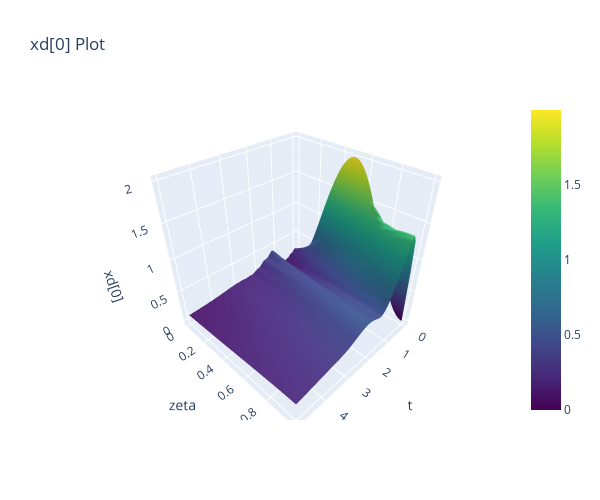
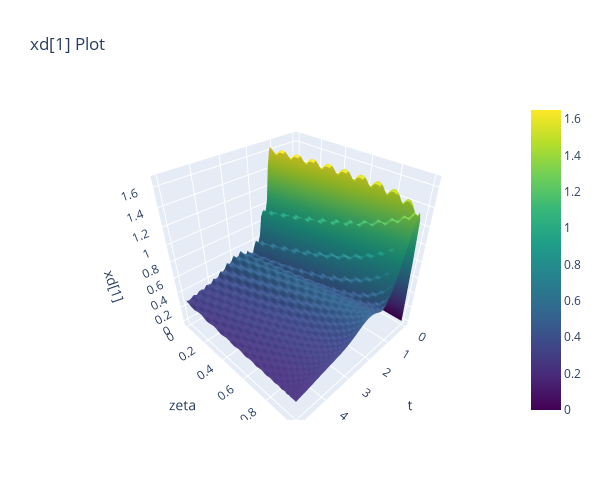

The cell these charts' notebook holds for them, in order:
### Code cell
# Create z_grid and t_grid for meshgrid
z_grid, t_grid = np.meshgrid(t_eval_d, zeta)

# Create data traces for xd[0]
xd0_trace = go.Surface(x=z_grid, y=t_grid, z=xd[0], colorscale='Viridis', name='xd[0]')

# Create a layout for xd[0] plot
xd0_layout = go.Layout(
    scene=dict(
        xaxis=dict(title='t'),
        yaxis=dict(title='zeta'),
        zaxis=dict(title='xd[0]')
    ),
    title='xd[0] Plot',
    width=600,
    height=500,
)

# Create a figure for xd[0] plot
xd0_fig = go.Figure(data=[xd0_trace], layout=xd0_layout)

# Plot xd[0] figure
xd0_fig.show()


# Create data traces for xd[1]
xd1_trace = go.Surface(x=z_grid, y=t_grid, z=xd[1], colorscale='Viridis', name='xd[1]')

# Create a layout for xd[1] plot
xd1_layout = go.Layout(
    scene=dict(
        xaxis=dict(title='t'),
        yaxis=dict(title='zeta'),
        zaxis=dict(title='xd[1]')
    ),
    title='xd[1] Plot',
    width=600,
    height=500,
)

# Create a figure for xd[1] plot
xd1_fig = go.Figure(data=[xd1_trace], layout=xd1_layout)

# Plot xd[1] figure
xd1_fig.show()

### Figure 1 — Plotly figure (JSON) as saved in the notebook; plotly's stock layout.template omitted (floating-point values rounded to 4 significant figures; data arrays with more than 128 entries replaced by an {"elided": "..."} marker saying what was removed)
{"data": [{"colorscale": [[0, "#440154"], [0.1111, "#482878"], [0.2222, "#3e4989"], [0.3333, "#31688e"], [0.4444, "#26828e"], [0.5556, "#1f9e89"], [0.6667, "#35b779"], [0.7778, "#6ece58"], [0.8889, "#b5de2b"], [1, "#fde725"]], "name": "xd[0]", "type": "surface", "x": {"elided": "100x51 float values"}, "y": {"elided": "100x51 float values"}, "z": {"elided": "100x51 float values"}}], "layout": {"height": 500, "scene": {"xaxis": {"title": {"text": "t"}}, "yaxis": {"title": {"text": "zeta"}}, "zaxis": {"title": {"text": "xd[0]"}}}, "title": {"text": "xd[0] Plot"}, "width": 600}}

### Figure 2 — Plotly figure (JSON) as saved in the notebook; plotly's stock layout.template omitted (floating-point values rounded to 4 significant figures; data arrays with more than 128 entries replaced by an {"elided": "..."} marker saying what was removed)
{"data": [{"colorscale": [[0, "#440154"], [0.1111, "#482878"], [0.2222, "#3e4989"], [0.3333, "#31688e"], [0.4444, "#26828e"], [0.5556, "#1f9e89"], [0.6667, "#35b779"], [0.7778, "#6ece58"], [0.8889, "#b5de2b"], [1, "#fde725"]], "name": "xd[1]", "type": "surface", "x": {"elided": "100x51 float values"}, "y": {"elided": "100x51 float values"}, "z": {"elided": "100x51 float values"}}], "layout": {"height": 500, "scene": {"xaxis": {"title": {"text": "t"}}, "yaxis": {"title": {"text": "zeta"}}, "zaxis": {"title": {"text": "xd[1]"}}}, "title": {"text": "xd[1] Plot"}, "width": 600}}
